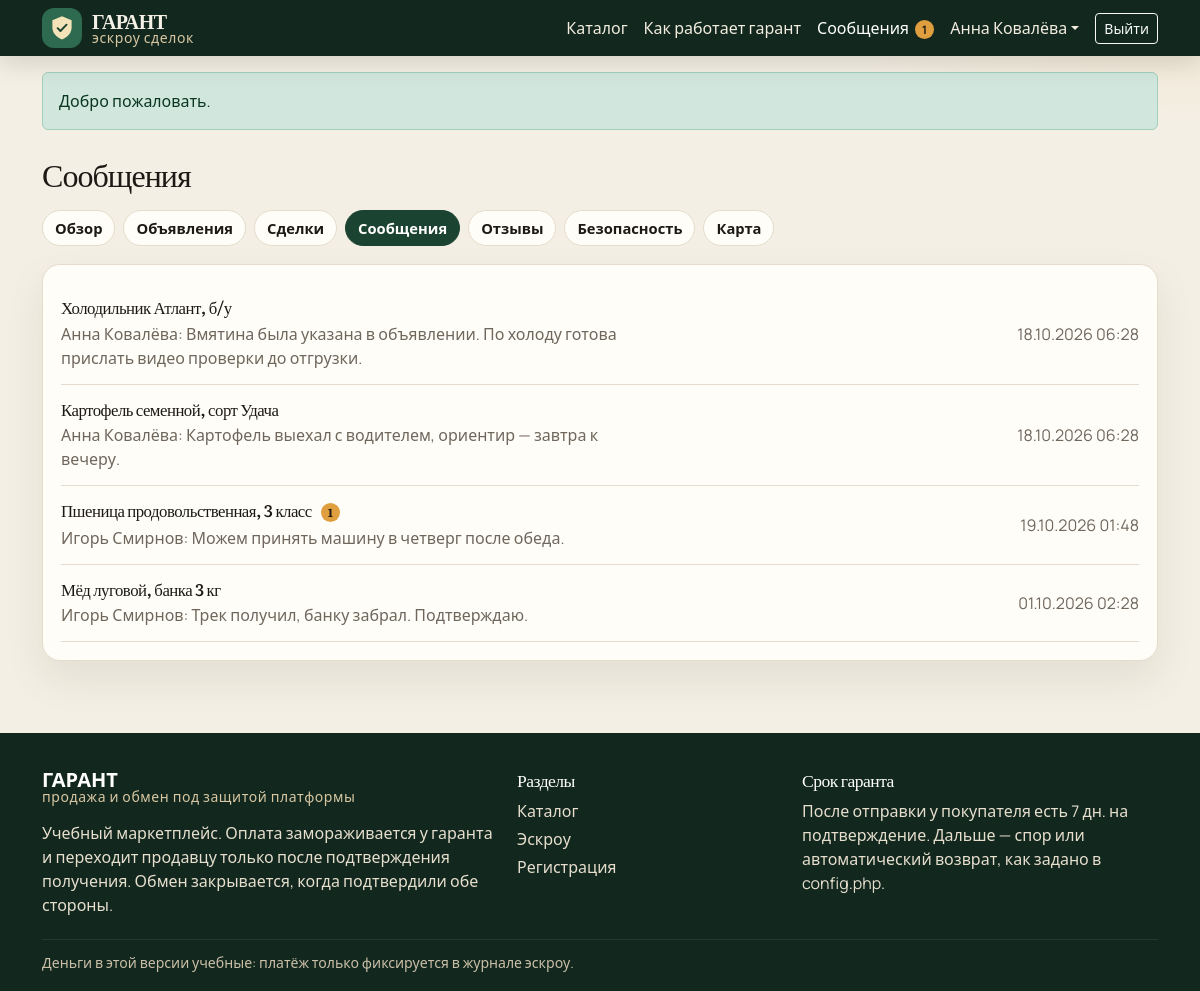
Screenshot of /cabinet/messages.php (signed in) with the database file from the repository.
### tables this page shows
CREATE TABLE users (
  id INT UNSIGNED AUTO_INCREMENT PRIMARY KEY,
  email VARCHAR(190) NOT NULL,
  password_hash VARCHAR(255) NOT NULL,
  name VARCHAR(120) NOT NULL,
  phone VARCHAR(30) DEFAULT NULL,
  city VARCHAR(120) DEFAULT NULL,
  about TEXT,
  role ENUM('user', 'admin') NOT NULL DEFAULT 'user',
  seller_rating DECIMAL(3,2) NOT NULL DEFAULT 5.00,
  buyer_rating DECIMAL(3,2) NOT NULL DEFAULT 5.00,
  seller_reviews_count INT UNSIGNED NOT NULL DEFAULT 0,
  buyer_reviews_count INT UNSIGNED NOT NULL DEFAULT 0,
  twofa_enabled TINYINT(1) NOT NULL DEFAULT 0,
  twofa_code_hash VARCHAR(255) DEFAULT NULL,
  twofa_expires_at DATETIME DEFAULT NULL,
  card_last4 CHAR(4) DEFAULT NULL,
  card_brand VARCHAR(20) DEFAULT NULL,
  card_holder VARCHAR(120) DEFAULT NULL,
  card_exp CHAR(5) DEFAULT NULL,
  is_blocked TINYINT(1) NOT NULL DEFAULT 0,
  created_at DATETIME NOT NULL DEFAULT CURRENT_TIMESTAMP,
  UNIQUE KEY uq_users_email (email)
);

CREATE TABLE deals (
  id INT UNSIGNED AUTO_INCREMENT PRIMARY KEY,
  product_id INT UNSIGNED NOT NULL,
  buyer_id INT UNSIGNED NOT NULL,
  seller_id INT UNSIGNED NOT NULL,
  deal_type ENUM('sale', 'exchange') NOT NULL,
  amount DECIMAL(12,2) NOT NULL DEFAULT 0.00,
  exchange_offer TEXT,
  delivery_option_id INT UNSIGNED DEFAULT NULL,
  delivery_address TEXT,
  buyer_note TEXT,
  status ENUM('paid', 'shipped', 'confirmed', 'completed', 'dispute', 'refunded', 'cancelled') NOT NULL DEFAULT 'paid',
  buyer_confirmed TINYINT(1) NOT NULL DEFAULT 0,
  seller_confirmed TINYINT(1) NOT NULL DEFAULT 0,
  escrow_deadline DATETIME DEFAULT NULL,
  shipped_at DATETIME DEFAULT NULL,
  confirmed_at DATETIME DEFAULT NULL,
  completed_at DATETIME DEFAULT NULL,
  created_at DATETIME NOT NULL DEFAULT CURRENT_TIMESTAMP,
  updated_at DATETIME NOT NULL DEFAULT CURRENT_TIMESTAMP ON UPDATE CURRENT_TIMESTAMP,
  KEY idx_deals_buyer (buyer_id, status),
  KEY idx_deals_seller (seller_id, status),
  KEY idx_deals_deadline (status, escrow_deadline),
  CONSTRAINT fk_deals_product FOREIGN KEY (product_id) REFERENCES products (id),
  CONSTRAINT fk_deals_buyer FOREIGN KEY (buyer_id) REFERENCES users (id),
  CONSTRAINT fk_deals_seller FOREIGN KEY (seller_id) REFERENCES users (id),
  CONSTRAINT fk_deals_delivery FOREIGN KEY (delivery_option_id) REFERENCES delivery_options (id)
);

CREATE TABLE products (
  id INT UNSIGNED AUTO_INCREMENT PRIMARY KEY,
  user_id INT UNSIGNED NOT NULL,
  category_id INT UNSIGNED NOT NULL,
  title VARCHAR(200) NOT NULL,
  description TEXT NOT NULL,
  price DECIMAL(12,2) DEFAULT NULL,
  deal_type ENUM('sale', 'exchange', 'both') NOT NULL DEFAULT 'sale',
  exchange_for VARCHAR(255) DEFAULT NULL,
  quantity INT UNSIGNED NOT NULL DEFAULT 1,
  city VARCHAR(120) DEFAULT NULL,
  status ENUM('active', 'hidden', 'sold') NOT NULL DEFAULT 'active',
  created_at DATETIME NOT NULL DEFAULT CURRENT_TIMESTAMP,
  updated_at DATETIME NOT NULL DEFAULT CURRENT_TIMESTAMP ON UPDATE CURRENT_TIMESTAMP,
  KEY idx_products_catalog (status, category_id, deal_type),
  KEY idx_products_user (user_id),
  CONSTRAINT fk_products_user FOREIGN KEY (user_id) REFERENCES users (id),
  CONSTRAINT fk_products_category FOREIGN KEY (category_id) REFERENCES categories (id)
);

### includes/functions.php (called while the page is built, shortened)
<?php
function e(mixed $value): string
{
    return htmlspecialchars((string) $value, ENT_QUOTES | ENT_SUBSTITUTE, 'UTF-8');
}
function base_path(): string
{
    static $base = null;
    if ($base !== null) {
        return $base;
    }
    $script = str_replace('\\', '/', $_SERVER['SCRIPT_NAME'] ?? '');
    $dir = str_replace('\\', '/', dirname($script));
    if (preg_match('#/(cabinet|admin)$#', $dir)) {
        $dir = str_replace('\\', '/', dirname($dir));
    }
    if ($dir === '/' || $dir === '.' || $dir === '') {
        return $base = '';
    }
    return $base = rtrim($dir, '/');
}
function url(string $path = ''): string
{
    $path = ltrim($path, '/');
    $base = base_path();
    return ($base === '' ? '' : $base) . '/' . $path;
}
function take_flashes(): array
{
    $items = $_SESSION['flash'] ?? [];
    return is_array($items) ? $items : [];
}
function dt(?string $value): string
{
    $timestamp = strtotime($value);
    return $timestamp ? date('d.m.Y H:i', $timestamp) : '—';
}
function excerpt(string $text, int $length = 140): string
{
    $text = trim(preg_replace('/\s+/u', ' ', $text) ?? '');
    if (mb_strlen($text) <= $length) {
        return $text;
    }
    return rtrim(mb_substr($text, 0, $length - 1)) . '…';
}

### includes/auth.php (called while the page is built, shortened)
<?php
function current_user(bool $refresh = false): ?array
{
    static $loaded = false;
    static $user = null;
    if ($loaded) {
        return $user;
    }
    $loaded = true;
    $id = (int) ($_SESSION['user_id'] ?? 0);
    $user = query_one('SELECT * FROM users WHERE id = ?', [$id]);
    return $user;
}
function require_login(): array
{
    $user = current_user();
    if ($user) {
        return $user;
    }
}
function unread_count(): int
{
    $user = current_user();
    $row = query_one(
        'SELECT COUNT(*) AS c
         FROM messages m
         JOIN deals d ON d.id = m.deal_id
         WHERE m.is_read = 0
           AND m.sender_id IS NOT NULL
           AND m.sender_id <> ?
           AND (d.buyer_id = ? OR d.seller_id = ?)',
        [(int) $user['id'], (int) $user['id'], (int) $user['id']]
    );
    return $count = (int) ($row['c'] ?? 0);
}

### includes/db.php (called while the page is built, shortened)
<?php
function db(): PDO
{
    static $pdo = null;
    if ($pdo instanceof PDO) {
        return $pdo;
    }
    $dsn = 'mysql:host=' . DB_HOST . ';port=' . DB_PORT . ';dbname=' . DB_NAME . ';charset=' . DB_CHARSET;
    try {
        $pdo = new PDO($dsn, DB_USER, DB_PASS, [
            PDO::ATTR_ERRMODE => PDO::ERRMODE_EXCEPTION,
            PDO::ATTR_DEFAULT_FETCH_MODE => PDO::FETCH_ASSOC,
            PDO::ATTR_EMULATE_PREPARES => false,
        ]);
    } catch (PDOException $e) {
        app_log('DB: ' . $e->getMessage());
        http_response_code(500);
        echo '<!doctype html><meta charset="utf-8"><title>ГАРАНТ — нет базы</title>';
        echo '<div style="font-family:Segoe UI,sans-serif;max-width:640px;margin:48px auto;line-height:1.5">';
        echo '<h1>Нет подключения к MySQL</h1>';
        echo '<p>Импортируйте <code>sql/schema.sql</code> и проверьте хост, имя базы, логин и пароль в <code>config.php</code>.</p>';
        if (APP_DEBUG) {
            echo '<pre>' . e($e->getMessage()) . '</pre>';
        }
        echo '</div>';
        exit;
    }
    return $pdo;
}
function query_all(string $sql, array $params = []): array
{
    $stmt = db()->prepare($sql);
    $stmt->execute($params);
    return $stmt->fetchAll();
}
function query_one(string $sql, array $params = []): ?array
{
    $stmt = db()->prepare($sql);
    $stmt->execute($params);
    $row = $stmt->fetch();
    return $row === false ? null : $row;
}

### cabinet/messages.php (the view, shortened to what this page needs)
<?php
$user = require_login();
$uid = (int) $user['id'];
$rows = query_all(
    'SELECT d.id, p.title, m.body, m.created_at, m.sender_id, u.name AS sender_name,
            (SELECT COUNT(*) FROM messages mm
             WHERE mm.deal_id = d.id AND mm.is_read = 0 AND mm.sender_id IS NOT NULL AND mm.sender_id <> ?) AS unread
     FROM deals d
     JOIN products p ON p.id = d.product_id
     JOIN messages m ON m.id = (
         SELECT mm.id FROM messages mm WHERE mm.deal_id = d.id ORDER BY mm.id DESC LIMIT 1
     )
     LEFT JOIN users u ON u.id = m.sender_id
     WHERE d.buyer_id = ? OR d.seller_id = ?
     ORDER BY m.id DESC',
    [$uid, $uid, $uid]
);
$navActive = 'messages';
require __DIR__ . '/../templates/header.php';
?>
<div class="container py-4">
    <h1 class="h2">Сообщения</h1>
    <?php require __DIR__ . '/../templates/cabinet-nav.php'; ?>
    <div class="panel">
        <?php foreach ($rows as $row): ?>
            <a class="deal-row" href="<?= e(url('cabinet/deal.php?id=' . (int) $row['id'])) ?>">
                <div>
                    <h3><?= e($row['title']) ?><?php if ((int) $row['unread'] > 0): ?> <span class="msg-badge"><?= (int) $row['unread'] ?></span><?php endif; ?></h3>
                    <div class="muted"><?= e(excerpt($row['sender_id'] === null ? 'ГАРАНТ: ' . $row['body'] : ($row['sender_name'] . ': ' . $row['body']), 120)) ?></div>
                </div>
                <span class="muted"><?= e(dt($row['created_at'])) ?></span>
            </a>
        <?php endforeach; ?>
    </div>
</div>
<?php require __DIR__ . '/../templates/footer.php'; ?>

### templates/header.php (shortened to what this page needs)
<?php
$navActive = $navActive ?? '';
$current = current_user();
$unread = $current ? unread_count() : 0;
?>
<!doctype html>
<html lang="ru">
<head>
    <link href="https://cdn.jsdelivr.net/npm/bootstrap@5.3.3/dist/css/bootstrap.min.css" rel="stylesheet">
    <link href="https://cdn.jsdelivr.net/npm/bootstrap-icons@1.11.3/font/bootstrap-icons.min.css" rel="stylesheet">
    <link href="<?= e(url('assets/css/style.css')) ?>" rel="stylesheet">
</head>
<body>
<header class="site-header">
    <nav class="navbar navbar-expand-lg navbar-dark">
        <div class="container">
            <a class="brand" href="<?= e(url('index.php')) ?>">
                <span class="brand-mark" aria-hidden="true">
                    <svg viewBox="0 0 32 32" width="28" height="28">
                        <path fill="#f4e2b8" d="M16 2.5 27 7v8.2c0 6.4-4.2 11.4-11 13.8C9.2 26.6 5 21.6 5 15.2V7L16 2.5z"/>
                        <path fill="none" stroke="#1b4332" stroke-width="2.2" stroke-linecap="round" stroke-linejoin="round" d="M11 16.2 14.2 19.4 21.2 12.2"/>
                    </svg>
                </span>
                <span class="brand-text">
                    <strong>ГАРАНТ</strong>
                    <small>эскроу сделок</small>
                </span>
            </a>
            <div class="collapse navbar-collapse" id="mainNav">
                <ul class="navbar-nav ms-auto align-items-lg-center">
                    <li class="nav-item"><a class="nav-link<?= $navActive === 'catalog' ? ' active' : '' ?>" href="<?= e(url('catalog.php')) ?>">Каталог</a></li>
                    <li class="nav-item"><a class="nav-link" href="<?= e(url('index.php')) ?>#escrow">Как работает гарант</a></li>
                    <?php if ($current): ?>
                        <li class="nav-item">
                            <a class="nav-link<?= $navActive === 'messages' ? ' active' : '' ?>" href="<?= e(url('cabinet/messages.php')) ?>">
                                Сообщения<?php if ($unread > 0): ?><span class="msg-badge"><?= (int) $unread ?></span><?php endif; ?>
                            </a>
                        </li>
                        <li class="nav-item dropdown">
                            <a class="nav-link dropdown-toggle" href="#" role="button" data-bs-toggle="dropdown" aria-expanded="false"><?= e($current['name']) ?></a>
                        </li>
                        <li class="nav-item">
                            <form method="post" action="<?= e(url('logout.php')) ?>" class="d-inline">
                                <button class="btn btn-sm btn-outline-light ms-lg-2" type="submit">Выйти</button>
                            </form>
                        </li>
                    <?php else: ?>
                        <li class="nav-item"><a class="nav-link" href="<?= e(url('login.php')) ?>">Войти</a></li>
                        <li class="nav-item"><a class="btn btn-sm btn-amber ms-lg-2" href="<?= e(url('register.php')) ?>">Регистрация</a></li>
                    <?php endif; ?>
                </ul>
            </div>
        </div>
    </nav>
</header>
<main>
<?php foreach (take_flashes() as $flash): ?>
    <?php $type = in_array($flash['type'] ?? '', ['success', 'danger', 'warning', 'info'], true) ? $flash['type'] : 'info'; ?>
    <div class="container mt-3">
        <div class="alert alert-<?= e($type) ?> mb-0"><?= e($flash['message'] ?? '') ?></div>
    </div>
<?php endforeach; ?>

### assets/css/style.css (style rules this page uses)
:root { --ink: #1d1a15; --muted: #6f675c; --forest: #1b4332; --forest-deep: #12281e; --moss: #2d6a4f; --cream: #f4efe4; --paper: #fffdf8; --line: #e5dccb; --amber: #e09f3e; --amber-deep: #9a6b16; --clay: #9c3d2f; --shadow: 0 18px 40px rgba(28, 32, 24, 0.08); --serif: "Literata", "Palatino Linotype", Palatino, Georgia, serif; --sans: "Manrope", "Segoe UI", sans-serif; }
body { margin: 0; color: var(--ink); background: radial-gradient(900px 320px at 100% -40px, rgba(224, 159, 62, 0.16), transparent 50%), var(--cream); font-family: var(--sans); min-height: 100vh; }
h1, h2, h3, .brand strong, .serif { font-family: var(--serif); letter-spacing: -0.03em; }
a { color: var(--forest); }
.site-header { background: var(--forest-deep); position: sticky; top: 0; z-index: 20; box-shadow: 0 8px 24px rgba(0, 0, 0, 0.12); }
.brand { display: flex; align-items: center; gap: 10px; color: #f6f1e7; text-decoration: none; }
.brand-mark { width: 40px; height: 40px; border-radius: 12px; background: var(--moss); display: grid; place-items: center; }
.brand-text { display: flex; flex-direction: column; line-height: 1.05; }
.brand-text strong { font-size: 1.25rem; color: #f6f1e7; }
.brand-text small { color: #d9c7a2; font-family: var(--sans); letter-spacing: 0.04em; }
.navbar-dark .nav-link { color: #f3ecdf; }
.navbar-dark .nav-link.active, .navbar-dark .nav-link:hover { color: #fff; }
.msg-badge { display: inline-grid; place-items: center; min-width: 1.2rem; height: 1.2rem; margin-left: 6px; padding: 0 5px; border-radius: 999px; background: var(--amber); color: #1d1a15; font-size: 0.72rem; font-weight: 700; }
main { padding-bottom: 48px; }
.cat-tile, .panel, .pcard, .step, .stat, .filter-card { background: var(--paper); border: 1px solid var(--line); border-radius: 18px; }
.panel { padding: 18px; box-shadow: var(--shadow); }
.deal-row, .list-row { display: grid; grid-template-columns: 1.4fr 0.8fr auto; gap: 12px; align-items: center; padding: 14px 0; border-bottom: 1px solid var(--line); text-decoration: none; color: inherit; }
.deal-row h3, .list-row h3 { margin: 0 0 4px; font-size: 1.05rem; }
.muted { color: var(--muted); }

### rows the page displays
users: name "Анна Ковалёва"
deals: product.title "Холодильник Атлант, б/у", body "Анна Ковалёва: Вмятина была указана в объявлении. По холоду готова прислать видео проверки до отгрузки.", created_at "18.10.2026 06:28"
deals: product.title "Картофель семенной, сорт Удача", body "Анна Ковалёва: Картофель выехал с водителем, ориентир — завтра к вечеру.", created_at "18.10.2026 06:28"
deals: product.title "Пшеница продовольственная, 3 класс", unread "1", body "Игорь Смирнов: Можем принять машину в четверг после обеда.", created_at "19.10.2026 01:48"
deals: product.title "Мёд луговой, банка 3 кг", body "Игорь Смирнов: Трек получил, банку забрал. Подтверждаю.", created_at "01.10.2026 02:28"

### other values shown
$unread "1"
$flash['message'] "Добро пожаловать."
$label "Обзор"
$label "Объявления"
$label "Сделки"
$label "Сообщения"
$label "Отзывы"
$label "Безопасность"
$label "Карта"
ESCROW_DAYS "7"
